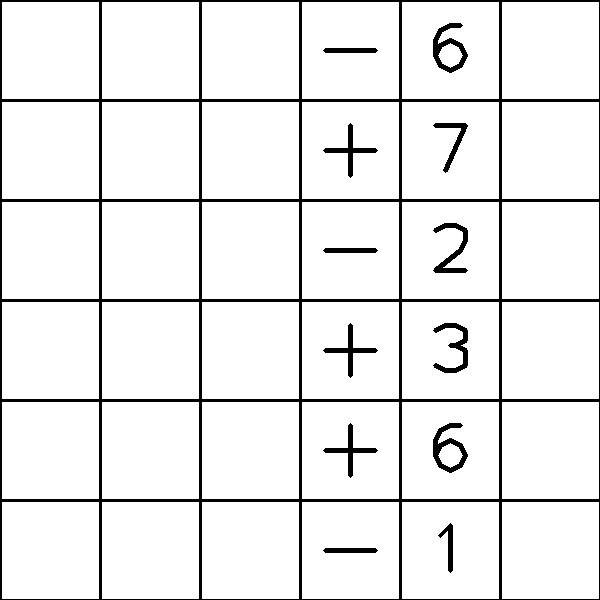
#> input picture Images/demo.jpg, 600 x 600 px, found by its file name
$ python template_matching.py   (Python 2 division)
#> lines starting #> are read from the running program, lines starting #| are printed output that depends on the picture; after the words box and inside, x2 and y2 are one past the last pixel; in counts of white or black regions, pixels touching at a corner belong together
import cv2
import numpy as np

def solveAndFill(grid_map, img_rgb):
    for i in range(0, 6):
        ans = grid_map[i][0]
        if grid_map[i][1] == "-":
            ans = ans - grid_map[i][2]
        if grid_map[i][1] == "+":
            ans = ans + grid_map[i][2]
        if grid_map[i][3] == "-":
            ans = ans - grid_map[i][4]
        if grid_map[i][3] == "+":
            ans = ans + grid_map[i][4]
    	grid_map[i][5] = ans
        if ans > 9 or ans < 0:
            m = 50
        else:
            m = 25
        x, y = (550, i * 100 + 50)
        cv2.putText(img_rgb, str(ans), (x - m, y + 25), cv2.FONT_HERSHEY_PLAIN, 5, (0, 0, 255), 4)
    cv2.imshow("Final", img_rgb)
    cv2.imwrite('Images\output.jpg', img_rgb)
    cv2.waitKey(0)
    cv2.destroyAllWindows()

img_rgb = cv2.imread('Images\demo.jpg')
#> img_rgb is the input picture: shape (600, 600, 3); min 0, max 255, mean 236.1
img_gray = cv2.cvtColor(img_rgb, cv2.COLOR_BGR2GRAY)

grid_line_x = 7
grid_line_y = 7
m=600/(grid_line_x-1)
n=600/(grid_line_y-1)
grid_map = [ [ 0 for i in range(grid_line_y-1) ] for j in range(grid_line_x-1) ]

digits_img = [r"Images\Digits\0.jpg", r"Images\Digits\1.jpg", r"Images\Digits\2.jpg", r"Images\Digits\3.jpg", r"Images\Digits\4.jpg",
                r"Images\Digits\5.jpg", r"Images\Digits\6.jpg", r"Images\Digits\7.jpg", r"Images\Digits\8.jpg", r"Images\Digits\9.jpg",
                r"Images\Digits\minus.jpg", r"Images\Digits\plus.jpg"]

for i in range(0, 12):
    temp = cv2.imread(digits_img[i], 0)
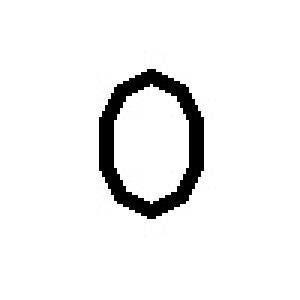
#> input picture Images/Digits/0.jpg, 100 x 100 px, found by its file name (shown 3 times larger)
#> temp is the input picture: shape (100, 100); min 0, max 255, mean 239.9
    h, w = temp.shape
#> h = 100; w = 100
    cv2.rectangle(temp, (0, 0), (w, h), 0, 2)
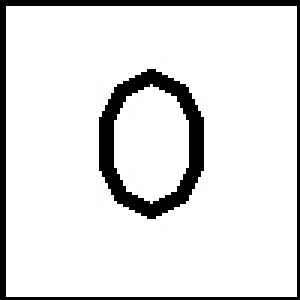
#> temp: shape (100, 100) (shown 3 times larger); 5.91% of pixels changed, all inside (x1, y1, x2, y2) = (0, 0, 100, 100)
    # Generates a grayscale image having pixel values according to what extent img and temp matches
    res = cv2.matchTemplate(img_gray, temp, cv2.TM_CCOEFF_NORMED)
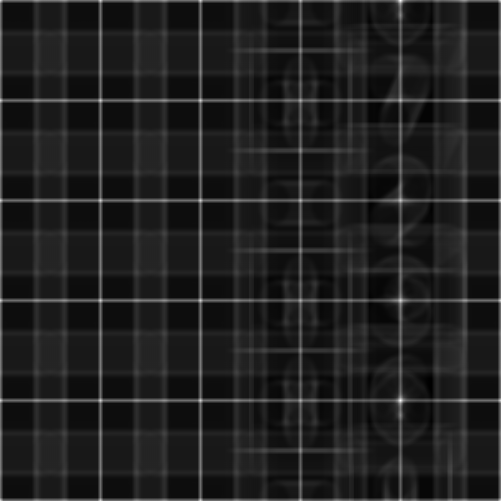
#> res: shape (501, 501) float32; min -0.121, max 0.849, mean 0.0015; drawn with min black and max white
    if i in range(0, 10):
        threshold = 0.98
    elif i == 10:
        threshold = 0.95
    else:
        threshold = 0.99
    loc = np.where(res >= threshold)
#> loc = (empty array, empty array)
    for pt in zip(*loc[::-1]):
        i1 = pt[1] / n
        j1 = pt[0] / m
        if i in range(0, 10):
            grid_map[i1][j1] = i
        elif i == 10:
             grid_map[i1][j1] = "-"
        else:
            grid_map[i1][j1] = "+"
        cv2.rectangle(img_rgb, pt, (pt[0] + w, pt[1] + h), (0, 0, 255), 1)
#> this loop made 0 passes
#> after the loop, grid_map = [[0, 0, 0, 0, 0, 0], [0, 0, 0, 0, 0, 0], [0, 0, 0, 0, 0, 0], [0, 0, 0, 0, 0, 0], [0, 0, 0, 0, 0, 0], [0, 0, 0, 0, 0, 0]]
#> pass 2 of the loop `for i in range(0, 12):`:
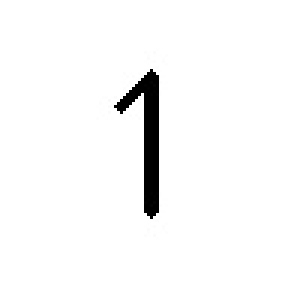
#> input picture Images/Digits/1.jpg, 100 x 100 px, found by its file name (shown 3 times larger)
#> temp is the input picture: shape (100, 100); min 0, max 255, mean 247.8
#> `res = cv2.matchTemplate(img_gray, temp, cv2.TM_CCOEFF_NORMED)`:
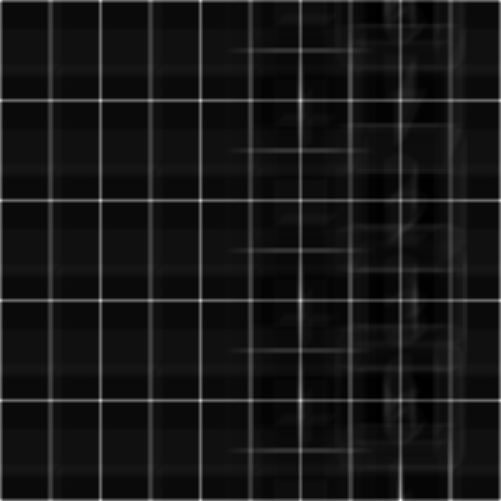
#> res: shape (501, 501) float32; min -0.0977, max 1, mean 0.00186; drawn with min black and max white
#> loc = ([500], [400])
#> the loop `for pt in zip(*loc[::-1]):` made 1 pass
#> (pt, i1, j1) on pass 1: ((400, 500), 5, 4)
#> after the loop `for pt in zip(*loc[::-1]):`:
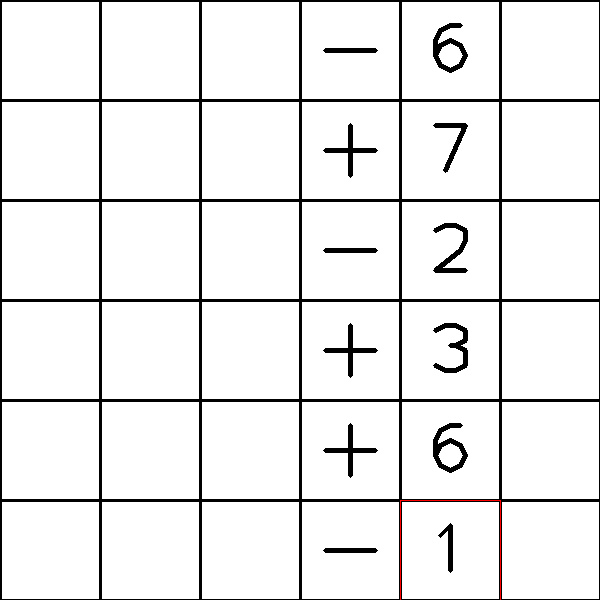
#> img_rgb: shape (600, 600, 3); 0.08% of pixels changed, all inside (x1, y1, x2, y2) = (400, 500, 501, 600)
#> after the loop `for pt in zip(*loc[::-1]):`: grid_map = [[0, 0, 0, 0, 0, 0], [0, 0, 0, 0, 0, 0], [0, 0, 0, 0, 0, 0], [0, 0, 0, 0, 0, 0], [0, 0, 0, 0, 0, 0], [0, 0, 0, 0, 1, 0]]
#> pass 3 of the loop `for i in range(0, 12):`:
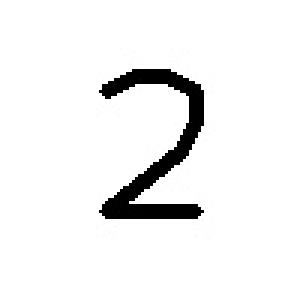
#> input picture Images/Digits/2.jpg, 100 x 100 px, found by its file name (shown 3 times larger)
#> temp is the input picture: shape (100, 100); min 0, max 255, mean 240.2
#> `res = cv2.matchTemplate(img_gray, temp, cv2.TM_CCOEFF_NORMED)`:
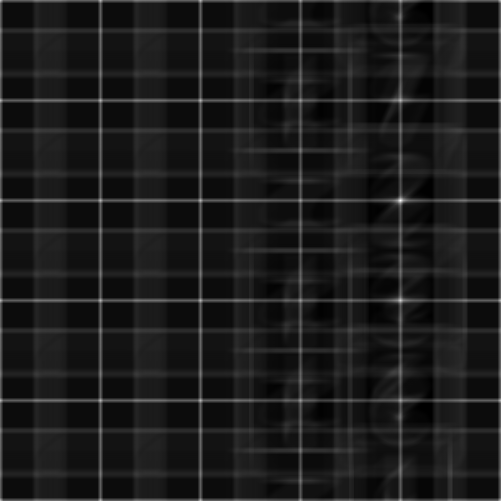
#> res: shape (501, 501) float32; min -0.121, max 1, mean 0.00143; drawn with min black and max white
#> loc = ([200], [400])
#> the loop `for pt in zip(*loc[::-1]):` made 1 pass
#> (pt, i1, j1) on pass 1: ((400, 200), 2, 4)
#> after the loop `for pt in zip(*loc[::-1]):`:
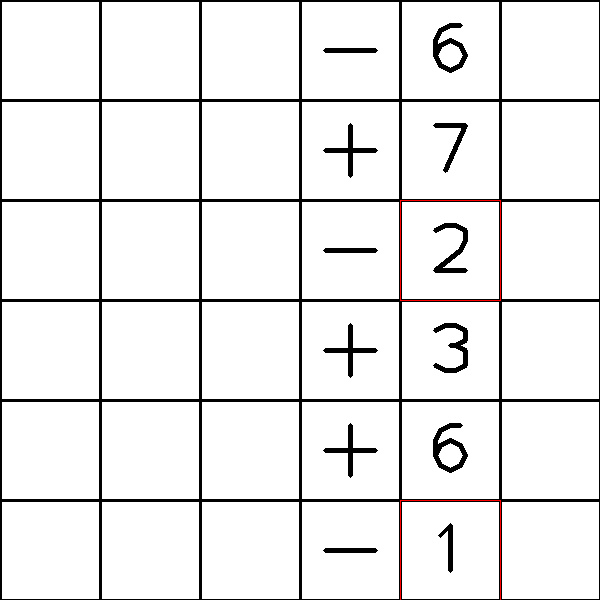
#> img_rgb: shape (600, 600, 3); 0.11% of pixels changed, all inside (x1, y1, x2, y2) = (400, 200, 501, 301)
#> after the loop `for pt in zip(*loc[::-1]):`: grid_map = [[0, 0, 0, 0, 0, 0], [0, 0, 0, 0, 0, 0], [0, 0, 0, 0, 2, 0], [0, 0, 0, 0, 0, 0], [0, 0, 0, 0, 0, 0], [0, 0, 0, 0, 1, 0]]
#> (the run stopped early here; a loop or call above may not have finished)
